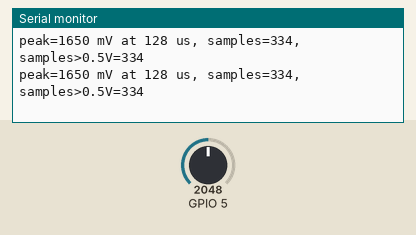
The sketch below on a simulated ESP32. Parts: the last lines printed to the serial monitor. The test bench sets the inputs (shaded band); at power-on: GPIO 5 = 2048.

Above: at 1.7 s.
1.8 s: GPIO 5 set to 2866
At 2.6 s:
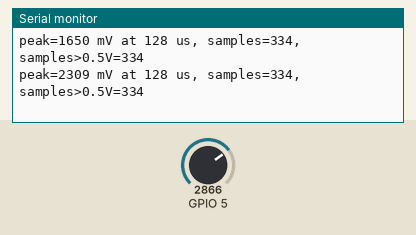
3.3 s: GPIO 5 set to 3603
At 3.7 s:
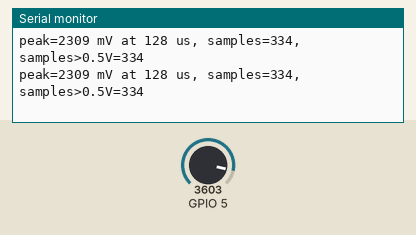
Timing chart, 0 to 6.3 s (numbered marks = the images above; inputs shaded):
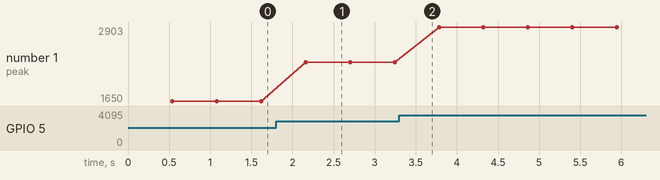

Measured:
- after the input at 1.8 s, the serial monitor: prints a new line after 0.36 s (image 1)
- plotted number 1: 1650 → 2309 after the input at 1.8 s, 2309 → 2903 after the input at 3.3 s

The sketch:

sensor_probe.ino
```cpp
// Fire TRIG on 4, then sample pin 5 with the ADC for 40 ms and report the peak voltage.
void setup(){ Serial.begin(115200); delay(500); analogSetAttenuation(ADC_11db);
  pinMode(4, OUTPUT); digitalWrite(4, LOW); pinMode(5, INPUT); Serial.println("DIAG7 start"); }
void loop(){
  digitalWrite(4, HIGH); delayMicroseconds(10); digitalWrite(4, LOW);
  unsigned long t0 = micros(); int peak = 0, n = 0; unsigned long tpk = 0, above = 0;
  while (micros() - t0 < 40000) {
    int v = analogReadMilliVolts(5); n++;
    if (v > peak) { peak = v; tpk = micros() - t0; }
    if (v > 500) above++;
  }
  Serial.printf("peak=%d mV at %lu us, samples=%d, samples>0.5V=%lu\n", peak, tpk, n, above);
  delay(500);
}
```
